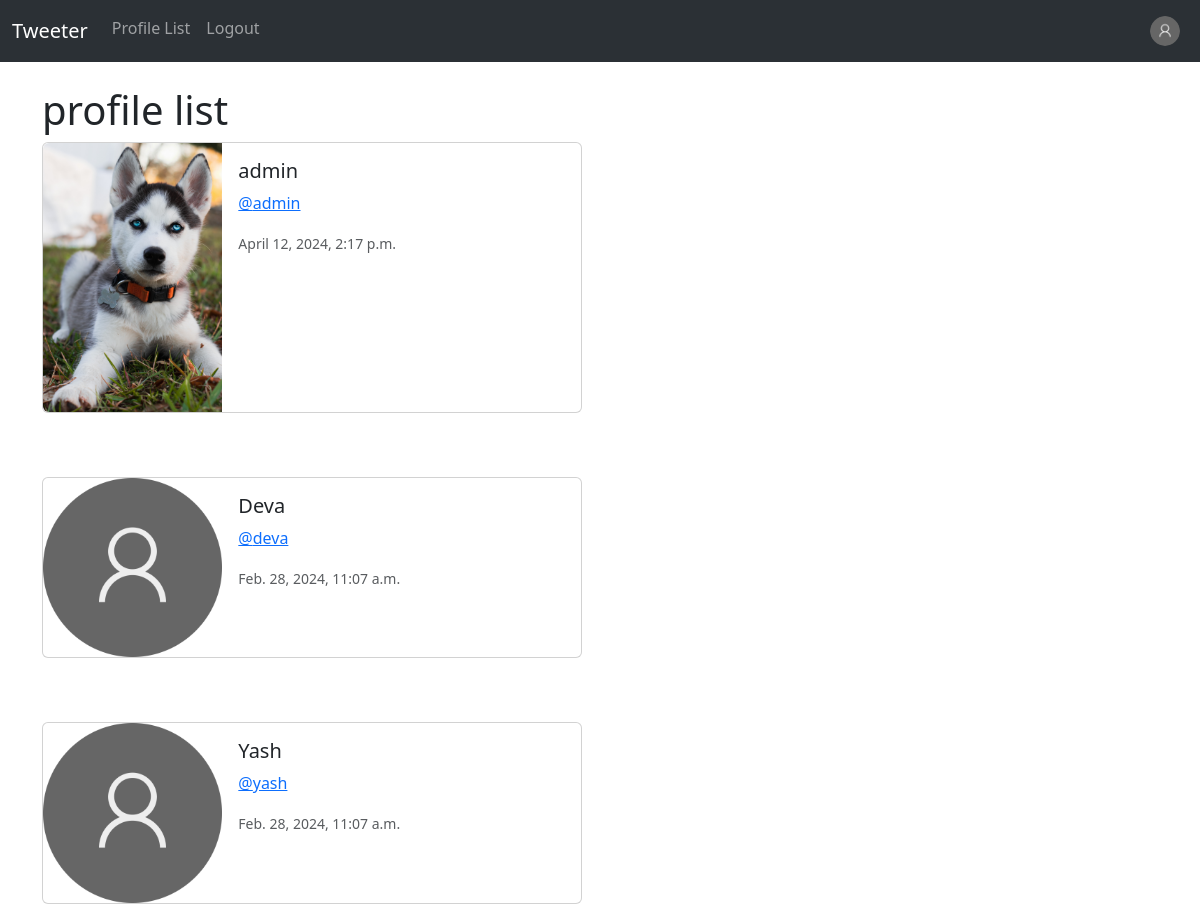
The page /profile-list/ (signed in, upper part) on the database as committed earlier.
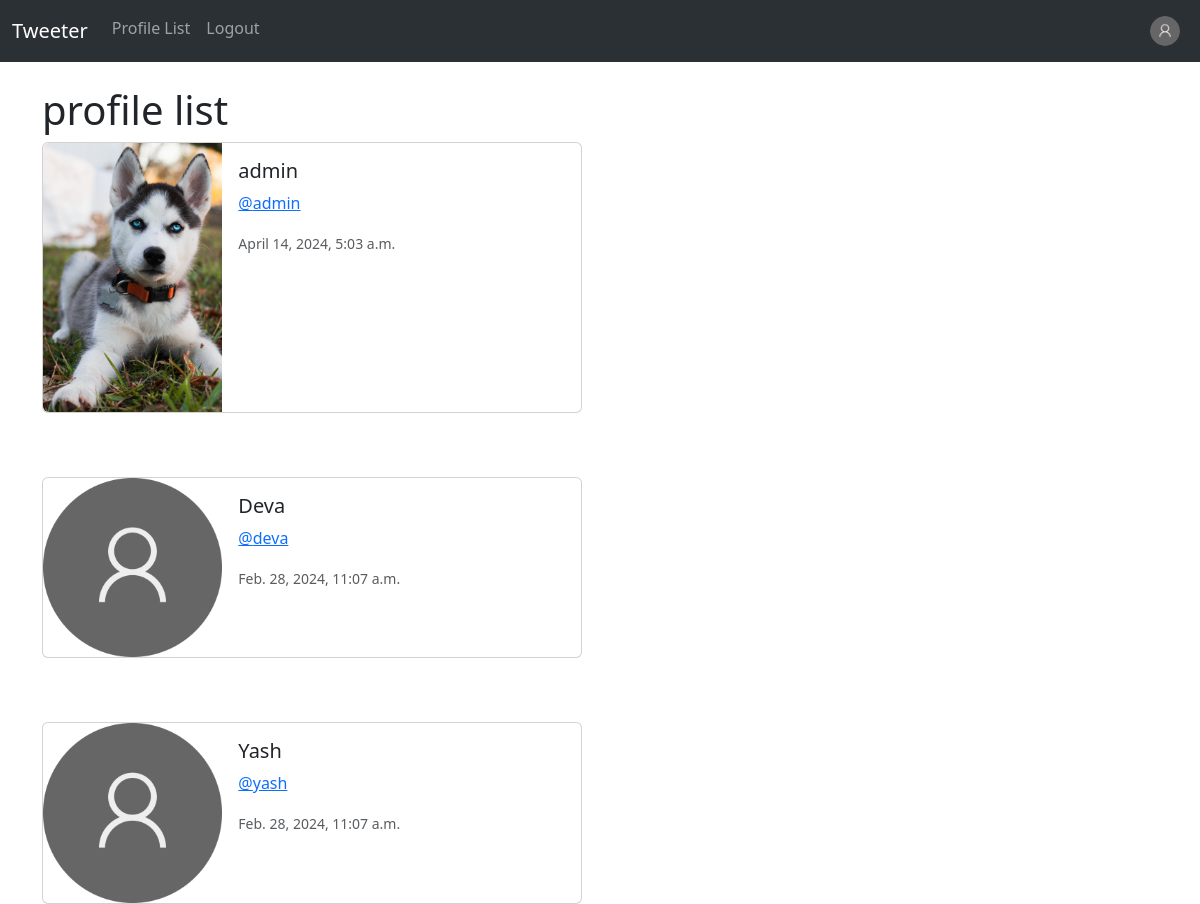
The same page on the database as committed later.
### musker/models.py (models this page shows, shortened)
class Profile(models.Model):
    user = models.OneToOneField(User, on_delete=models.CASCADE)
    follows = models.ManyToManyField(
        "self", related_name="followed_by", symmetrical=False, blank=True
    )
    profile_image = models.ImageField(null=True,blank=True,upload_to='images/')
    date_modified = models.DateTimeField(User, auto_now=True, auto_now_add=False)
    profile_bio = models.CharField(null=True,blank=True, max_length=100)
    portfolio_link = models.CharField(null=True,blank=True, max_length=100)
    facebook_link = models.CharField(null=True,blank=True, max_length=100)
    twitter_link = models.CharField(null=True,blank=True, max_length=100)
    instagram_link = models.CharField(null=True,blank=True, max_length=100)
    linkedin_link = models.CharField(null=True,blank=True, max_length=100)

### musker/views.py (the view)
# urls.py: path('profile-list/',views.profile_list,name='profile_list'),
def profile_list(request):
    if request.user.is_authenticated:
        profiles = Profile.objects.exclude(user=request.user)
        return render(request, 'profile_list.html',{"profiles":profiles})
    else:
        messages.error(request,("Error: You need to login first"))
        return redirect('home')

### templates/profile_list.html (shortened to what this page needs)
{% extends 'base.html' %}
{% load static %}
{% block container %}
<h1>profile list</h1>
{% if profiles %}
    {% for i  in profiles %}
    <div class="card mb-3" style="max-width: 540px;">
        <div class="row g-0">
          <div class="col-md-4">
            {% if i.profile_image %}
            <img src="{{i.profile_image.url}}" class="img-fluid rounded-start" width="200"  height="200" alt="{{i.user.username}}">
            {% else %}
            <img src="{% static 'images/user_img.png' %}" class="img-fluid rounded-start" alt="...">
            {% endif %}
          </div>
          <div class="col-md-8">
            <div class="card-body">
              <h5 class="card-title">{{i.user.username}}</h5>
              <p><a href="{% url 'profile' i.user.id%}">@{{i.user.username | lower}}</a> </p>
              <p class="card-text"><small class="text-body-secondary">{{i.date_modified}}</small></p>
            </div>
          </div>
        </div>
      </div>
    <br> <br>
    {% endfor %}
{% endif %}
{% endblock container %}

### templates/base.html (shortened to what this page needs)
<!doctype html>
<html lang="en">
  <head>
    <link href="https://cdn.jsdelivr.net/npm/bootstrap@5.3.3/dist/css/bootstrap.min.css" rel="stylesheet">
  </head>
  <body>
    {% include "navbar.html" %}
    <div class="container">
      <br/>
        {% block container %}
        {% endblock container %}
    </div>
  </body>
</html>

### templates/navbar.html (shortened to what this page needs)
{% load static %}
<nav class="navbar navbar-expand-lg bg-body-tertiary" data-bs-theme="dark">
    <div class="container-fluid">
      <a class="navbar-brand" href="{% url 'home' %}">Tweeter</a>
      <div class="collapse navbar-collapse " id="navbarSupportedContent">
        <ul class="navbar-nav me-auto mb-2 mb-lg-0 w-100" >
          <li class="nav-item">
            <a class="nav-link" href="{% url 'profile_list' %}">Profile List</a>
          </li>
          {% if request.user.is_authenticated %}
          <li class="nav-item">
            <a class="nav-link" href="{% url 'logout' %}">Logout</a>
          </li>
          {% endif %}
          {% if request.user.is_authenticated %}
            <ul class="navbar-nav ms-auto">
              <li class="nav-item">
                <a class="nav-link" href="{% url 'profile' request.user.id %}">
                  {% if user.profile.profile_image %}
                    <img src="{{user.profile.profile_image.url}}" alt="Profile Image" class="rounded-circle" widthh="30" height="30">
                    {% else %}
                    <img src="{% static 'images/user_img.png' %}" alt="Profile Image" class="rounded-circle" widthh="30" height="30">
                  {% endif %}
                </a>
            </li>
            </ul>
          {% endif %}
        </ul>
      </div>
    </div>
  </nav>

Rows that differ between the two databases and show on the page:
changed Profile "admin": date_modified "April 12, 2024, 2:17 p.m." → "April 14, 2024, 5:03 a.m."
